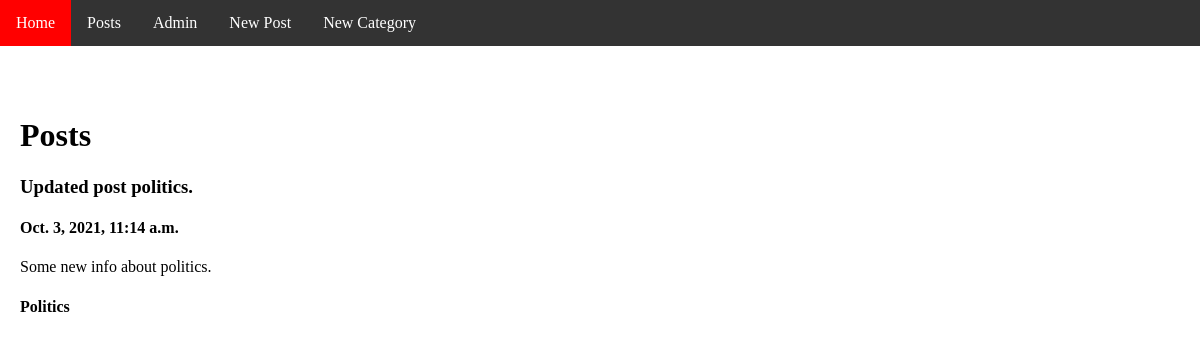
/posts/, run on an earlier commit of the app's database.
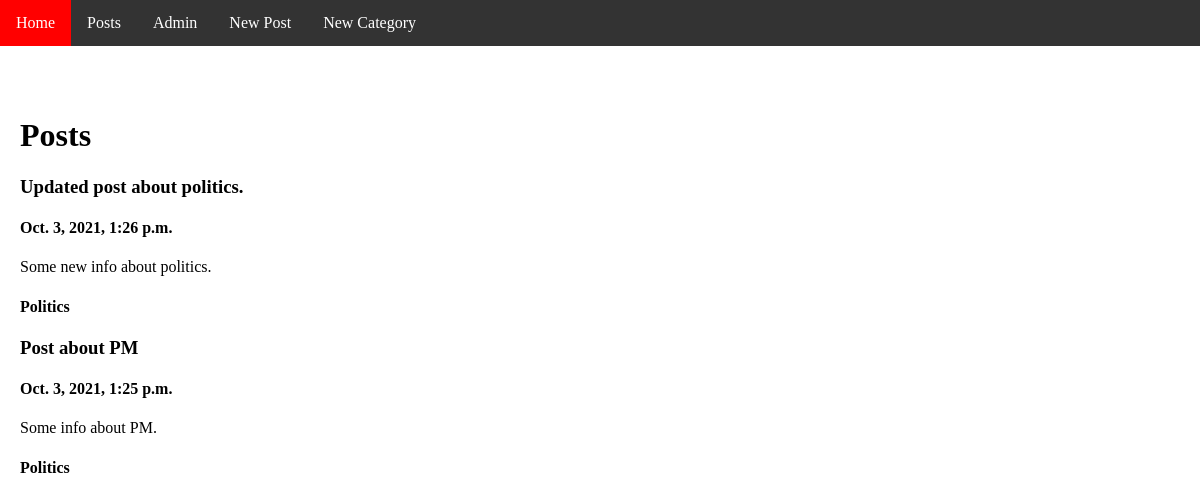
And on a later commit of the database.
### blog/models.py (models this page shows, shortened)
class Post(models.Model):
    title = models.CharField(max_length=50, verbose_name='Title')
    date = models.DateTimeField(auto_now=True, verbose_name='Date')
    text = models.TextField(max_length=200, verbose_name='Text Field')
    category = models.ForeignKey('Category', null=False, on_delete=models.CASCADE)
    class Meta:
        verbose_name = 'Post'
        verbose_name_plural = 'Posts'
        ordering = ['-date']

class Category(models.Model):
    name = models.CharField(max_length=20, db_index=True, verbose_name='Name')
    class Meta:
        verbose_name = 'Category'
        verbose_name_plural = 'Categories'
    def __str__(self):
        return self.name

### blog/views.py (the view)
# urls.py: path('posts/', posts_page_view, name='posts'),
def posts_page_view(request):
    context = {
        'posts': Post.objects.all(),
        'categories': Category.objects.all()
    }
    return render(request, 'blog/posts_page.html', context)

### blog/templates/blog/posts_page.html
{% extends "layout/basic_page.html" %}
{% block title %}Posts{% endblock %}
{% block content %}
    {% for post in posts %}
        <h3>{{ post.title }}</h3>
        <h4>{{ post.date }}</h4>
        <p>{{ post.text }}</p>
        <h4>{{ post.category }}</h4>
    {% endfor %}
{% endblock %}

What changed in the data, as far as the page shows it:
changed Post "Some new info about politics.": title "Updated post politics." → "Updated post about politics."; date "Oct. 3, 2021, 11:14 a.m." → "Oct. 3, 2021, 1:26 p.m."
added Post: title "Post about PM", date "Oct. 3, 2021, 1:25 p.m.", text "Some info about PM.", category "Politics"
